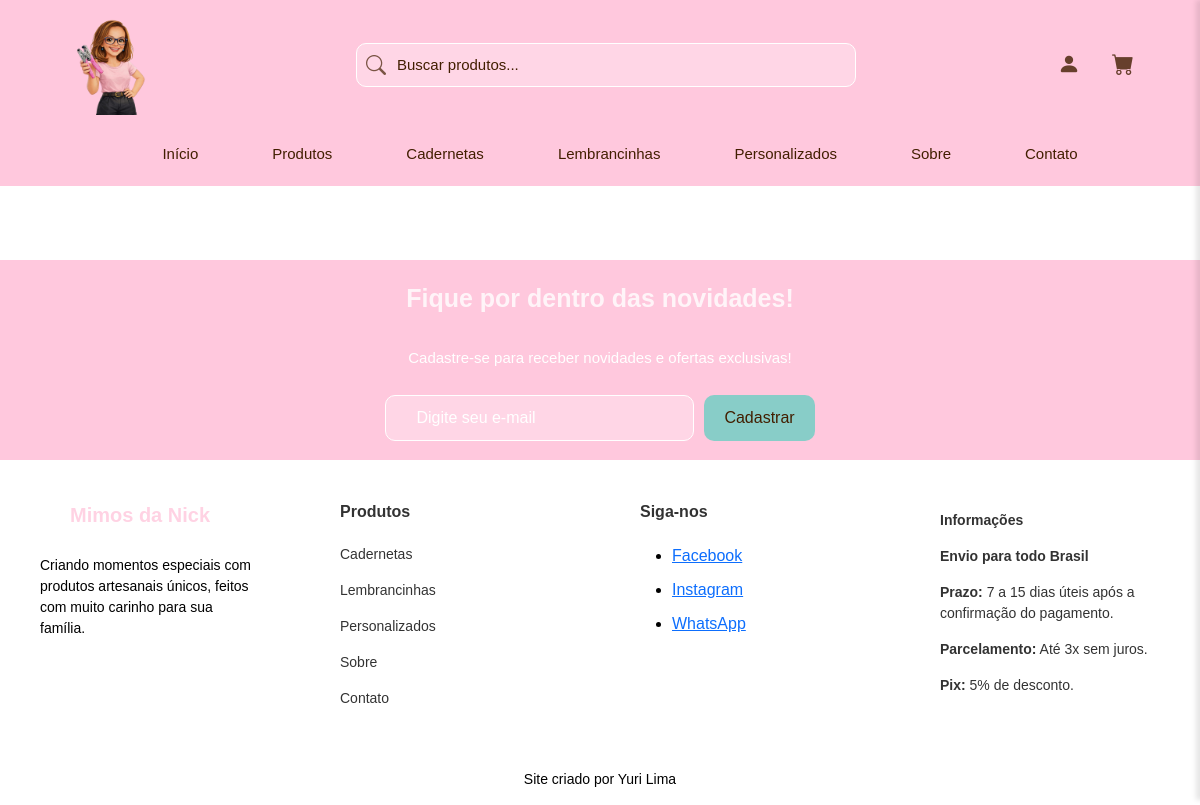
/produtos/, run on an earlier commit of the app's database.
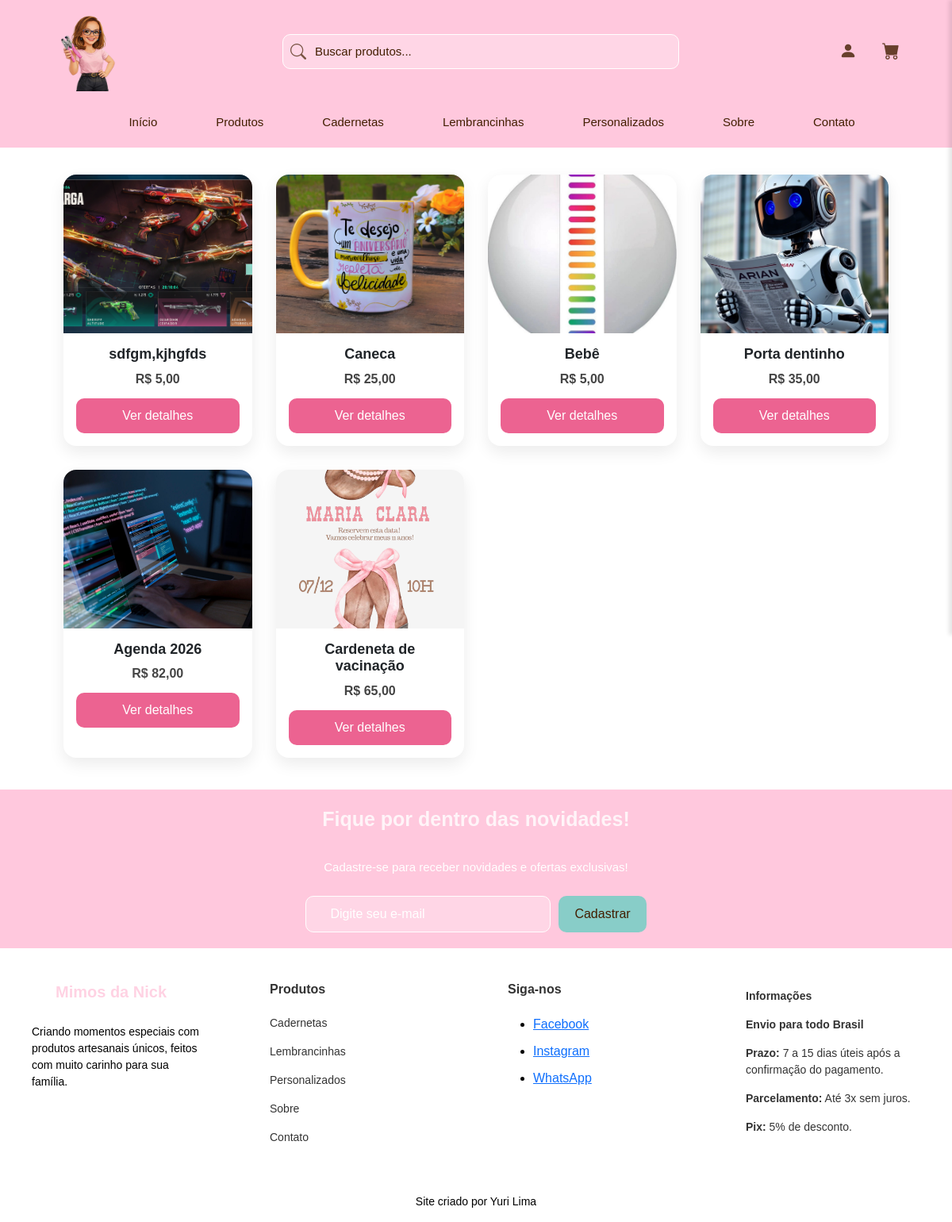
And on a later commit of the database.
### produtos/models.py (models this page shows, shortened)
class Produto(models.Model):
    nome = models.CharField(max_length=150)
    slug = models.SlugField(unique=True, blank=True, max_length=160, editable=False, db_index=True)
    descricao = models.TextField(blank=True)
    preco = models.DecimalField(max_digits=10, decimal_places=2)
    imagem = models.ImageField(upload_to='produtos/', blank=True)
    ativo = models.BooleanField(default=True)
    criado_em = models.DateTimeField(auto_now_add=True)
    atualizado_em = models.DateTimeField(auto_now=True)
    categoria = models.ForeignKey('Categoria', on_delete=models.SET_NULL, null=True, blank=True, related_name='produtos')
    class Meta:
        ordering = ['-criado_em']

### produtos/views.py (the view)
# urls.py: path('', lista_produtos, name='lista_produtos'),
def lista_produtos(request):
    produtos = Produto.objects.all()
    return render(request, 'produtos/lista.html', {'produtos': produtos})

### app/templates/produtos/lista.html
{% extends "base.html" %}
{% load static %}
{% block content %}
<div class="produtos-container">
    {% for produto in produtos %}
        {% include "include/card_produto.html" %}
    {% endfor %}
</div>
{% endblock %}

### app/templates/include/card_produto.html
{% load static %}
<div class="produto-card">
    <div class="produto-imagem">
        {% if produto.imagem %}
            <img src="{{ produto.imagem.url }}" alt="{{ produto.nome }}">
        {% endif %}
    </div>
    <div class="produto-info">
        <h3 class="produto-nome">{{ produto.nome }}</h3>
        <p class="produto-preco">R$ {{ produto.preco }}</p>
        <a href="{% url 'detalhe_produto' produto.id produto.slug %}" class="produto-botao">
            Ver detalhes
        </a>
    </div>
</div>

What changed in the data, as far as the page shows it:
added Produto: imagem (picture), nome "sdfgm,kjhgfds", preco "5,00"
added Produto: imagem (picture), nome "Caneca", preco "25,00"
added Produto: imagem (picture), nome "Bebê", preco "5,00"
added Produto: imagem (picture), nome "Porta dentinho", preco "35,00"
added Produto: imagem (picture), nome "Agenda 2026", preco "82,00"
added Produto: imagem (picture), nome "Cardeneta de vacinação", preco "65,00"
